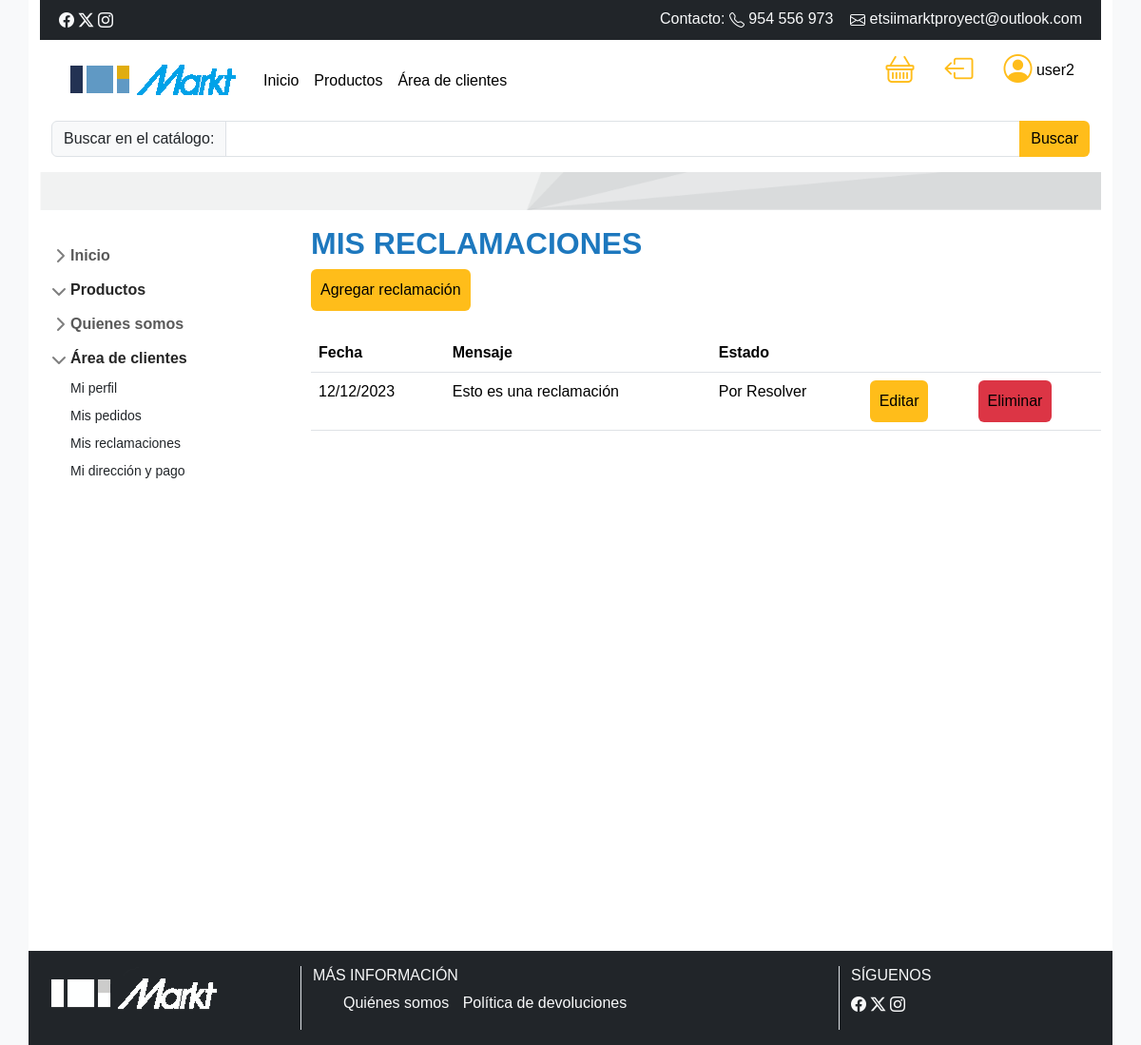
Screenshot of /pedido/reclamaciones_cliente/ (signed in) with the database file from the repository.
### pedidos/models.py (models this page shows, shortened)
class Reclamacion(models.Model):
    ESTADO_CHOICES = [
        ('por_resolver', 'Por Resolver'),
        ('en_proceso', 'En Proceso'),
        ('solucionado', 'Solucionado'),
    ]
    pedido = models.ForeignKey(Pedido, on_delete=models.CASCADE, null=False)
    cuerpo = models.CharField(max_length=500)
    resolucion = models.CharField(max_length=20, choices=ESTADO_CHOICES, default='por_resolver', verbose_name="Estado de la Reclamación")
    class Meta:
        ordering = ['pedido']
        verbose_name_plural = 'Reclamaciones'

class Pedido(models.Model):
    user=models.ForeignKey(User,on_delete=models.SET_NULL, null=True, blank=True)
    destinatario=models.CharField(max_length=1000, null=True, blank=True)
    fecha_pedido=models.DateTimeField(auto_now_add=True)
    completado=models.BooleanField(default=False)
    id_transaccion=models.CharField(max_length=100, null=True)
    estado = models.CharField(max_length=20, choices=[(estado.value, estado.value) for estado in EstadoProducto], null=True, blank=True)

### pedidos/views.py (the view)
# urls.py: path('pedido/reclamaciones_cliente/', reclamaciones_cliente, name='reclamaciones_cliente'),
@login_required
def reclamaciones_cliente(request):
    reclamaciones = Reclamacion.objects.filter(pedido__user=request.user)
    return render(request, 'envios/reclamaciones_cliente.html', {'reclamaciones': reclamaciones})

### templates/envios/reclamaciones_cliente.html (shortened to what this page needs)
{% extends "base.html" %}
{% block content %}
  <h2>Mis Reclamaciones</h2>
  <div class="mb-4">
    <a class="btn btn-secondary" href="{% url 'seguimiento' %}">Agregar reclamación</a>
  </div>
  {% if reclamaciones %}
    <table class="table">
      <tr>
        <th>Fecha</th>
        <th>Mensaje</th>
        <th>Estado</th>
        <td>&nbsp;</td>
        <td>&nbsp;</td>
      </tr>
      {% for reclamacion in reclamaciones %}
        <div class="col-3">
          <tr>
            <td>{{ reclamacion.pedido.fecha_pedido|date:"d/m/Y" }}</td>
             <td>{{ reclamacion.cuerpo }}</td>
              <td>{{ reclamacion.get_resolucion_display }}</td>
          <td>
            <a href="{% url 'editar_reclamacion' reclamacion.id %}" class="btn btn-secondary">Editar</a></td>
           <td><a href="{% url 'eliminar_reclamacion' reclamacion.id %}" class="btn btn-danger">Eliminar</a></td>
          </tr>
      {% endfor %}
        </table>
  {% else %}
    <p class="text-center">No tienes reclamaciones.</p>
  {% endif %}
{% endblock %}

### templates/header.html (shortened to what this page needs)
    <div class="container">
      <div class="row bg-dark text-light p-2">
        <div class="col-6">
          <a href="#" target="_blank"><i class="bi bi-facebook"></i></a>
          <a href="#" target="_blank"> <i class="bi bi-twitter-x"></i> </a>
          <a href="#" target="_blank"><i class="bi bi-instagram"></i></a>
        </div>
        <div class="col-6" style="text-align: right">Contacto: <i class="bi bi-telephone"></i> 	954 556 973 &nbsp;&nbsp;&nbsp;<i class="bi bi-envelope"></i> etsiimarktproyect@outlook.com</div>
    </div>
        <div class="row ">
            <div class="col-8">
                <nav class="navbar navbar-expand-lg bg-body-tertiary">
                    <div class="container-fluid">
                      <a class="navbar-brand" href="/"><img src="/media/images/logo.png" alt="Logo" class="img-fluid"></a>
                      <div class="collapse navbar-collapse" id="navbarSupportedContent">
                        <ul class="navbar-nav me-auto mb-2 mb-lg-0">
                          <li class="nav-item">
                            <a class="nav-link active" aria-current="home" href="/">Inicio</a>
                          </li>
                          <li class="nav-item">
                            <a class="nav-link" href="/catalogo">Productos</a>
                          </li>
                          {% if user.is_authenticated %}
                          <li class="nav-item">
                            <a class="nav-link" href="/perfil">Área de clientes</a>
                          </li>
                          {% else %}
                          <li class="nav-item">
                            <a class="nav-link" href="/seguimiento">Mis pedidos</a>
                          </li>
                          {% endif %}
                        </ul>
                      </div>
                    </div>
                  </nav>
            </div>
            <div class="col-4">
                <ul class="nav users" style="float: right">
                  <li class="nav-item">
                    <a class="nav-link" href="/productos/carrito"><i class="bi bi-basket"></i></a>
                  </li>
                    {% if user.is_authenticated %}
                    <li class="nav-item">
                      <a class="nav-link active" aria-current="page" href="/logout_personalizado"><i class="bi bi-box-arrow-left"></i></a>
                    </li>
                      <li class="nav-item">
                        <a class="nav-link active" aria-current="page" href="/perfil"><i class="bi bi-person-circle"></i> {{ user.username }}</a>
                      </li>
                    {% else %}
                      <li class="nav-item">
                        <a class="nav-link active" aria-current="page" href="/login"><i class="bi bi-person-circle"></i></a>
                      </li>
                    {% endif %}
                  </ul>
            </div>
        </div>
        <div class="row">
            <div class="col-12">
                <form class="d-flex" role="search" method="get" action="{% url 'catalogo' %}">
                  <div class="input-group">
                  <label for="search" class="input-group-text">Buscar en el catálogo: </label>
                  <input class="form-control" type="text" name="q" id="search" value="{{ query }}">
                  <button class="btn btn-outline-secondary" type="submit">Buscar</button>
                  </div>
            </form>
            </div>
        </div>
    </div>

### static/css/styles.css (style rules this page uses)
:root { --primary-color: #1d78be; --secondary-color: #ffbd1a; --dark-color: #333333; }
body { font-family: Arial,"Lexend Deca","Helvetica Neue",Helvetica,Arial,sans-serif; background-color: var(--bs-gray-100); color: var(--bs-black); margin: 0; padding: 0; }
h2 { color: var(--primary-color); font-weight: 700; text-transform: uppercase; }
.btn.btn-secondary { background-color: var(--secondary-color); color: var(--bs-black); padding: 10px 10px; border: none; cursor: pointer; }
button.btn.btn-outline-secondary { background-color: var(--secondary-color); border: none; color: var(--bs-black); }
.btn.btn-danger { color: var(--bs-black); padding: 10px 10px; border: none; cursor: pointer; }
nav.bg-body-tertiary { --bs-bg-opacity: 0 !important; background-color: var(--bs-white) !important; }
a.nav-link.active { color: inherit; }
.nav.users .bi { color: var(--secondary-color) !important; font-size: 30px !important; }

### static/css/sidebars.css (style rules this page uses)
body { min-height: 100vh; min-height: -webkit-fill-available; }
html { height: -webkit-fill-available; }
.bi { vertical-align: -.125em; pointer-events: none; fill: currentColor; }

### rows the page displays
Reclamacion: pedido.fecha_pedido "12/12/2023", cuerpo "Esto es una reclamación", resolucion "Por Resolver"

### other values shown
{{ user.username }} "user2"
